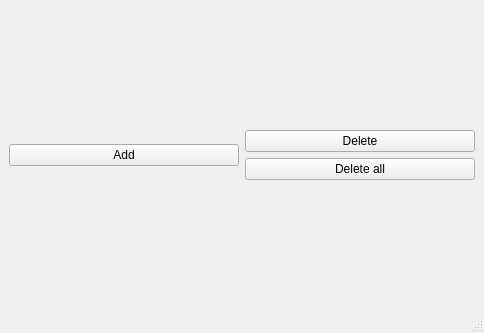
<?xml version="1.0" encoding="UTF-8"?>
<ui version="4.0">
 <class>MainWindow</class>
 <widget class="QMainWindow" name="MainWindow">
  <property name="geometry">
   <rect>
    <x>0</x>
    <y>0</y>
    <width>484</width>
    <height>333</height>
   </rect>
  </property>
  <property name="windowTitle">
   <string>MainWindow</string>
  </property>
  <widget class="QWidget" name="centralwidget">
   <layout class="QVBoxLayout" name="verticalLayout_5">
    <item>
     <layout class="QHBoxLayout" name="horizontalLayout_2">
      <item>
       <layout class="QVBoxLayout" name="verticalLayout_4">
        <item>
         <widget class="QPushButton" name="add_button">
          <property name="text">
           <string>Add</string>
          </property>
         </widget>
        </item>
       </layout>
      </item>
      <item>
       <layout class="QVBoxLayout" name="verticalLayout_3">
        <item>
         <widget class="QPushButton" name="Delete_button">
          <property name="text">
           <string>Delete</string>
          </property>
         </widget>
        </item>
        <item>
         <widget class="QPushButton" name="Delete_all_button">
          <property name="text">
           <string>Delete all</string>
          </property>
         </widget>
        </item>
       </layout>
      </item>
     </layout>
    </item>
   </layout>
  </widget>
  <widget class="QMenuBar" name="menubar">
   <property name="geometry">
    <rect>
     <x>0</x>
     <y>0</y>
     <width>484</width>
     <height>26</height>
    </rect>
   </property>
  </widget>
  <widget class="QStatusBar" name="statusbar"/>
 </widget>
 <resources/>
 <connections/>
</ui>
